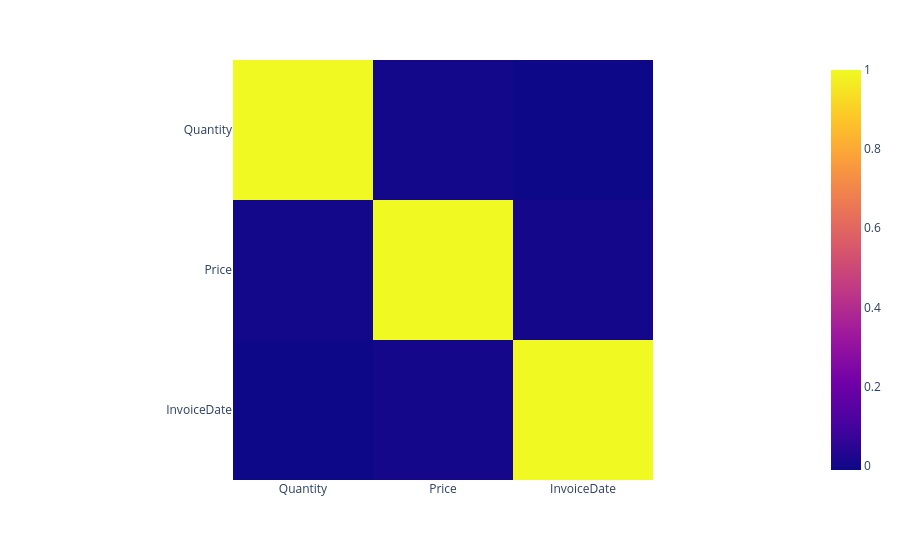

Notebook code cell kept with this figure:
### Code cell
profile_df(df_retail)

### Figure 1 — Plotly figure (JSON) as saved in the notebook; plotly's stock layout.template omitted (floating-point values rounded to 4 significant figures)
{"data": [{"coloraxis": "coloraxis", "hovertemplate": "x: %{x}<br>y: %{y}<br>color: %{z}<extra></extra>", "name": "0", "type": "heatmap", "x": ["Quantity", "Price", "InvoiceDate"], "xaxis": "x", "y": ["Quantity", "Price", "InvoiceDate"], "yaxis": "y", "z": [[1.0, -0.001931, -0.01125], [-0.001931, 1.0, 0.003088], [-0.01125, 0.003088, 1.0]]}], "layout": {"coloraxis": {"colorscale": [[0, "#0d0887"], [0.1111, "#46039f"], [0.2222, "#7201a8"], [0.3333, "#9c179e"], [0.4444, "#bd3786"], [0.5556, "#d8576b"], [0.6667, "#ed7953"], [0.7778, "#fb9f3a"], [0.8889, "#fdca26"], [1, "#f0f921"]]}, "margin": {"t": 60}, "xaxis": {"anchor": "y", "constrain": "domain", "domain": [0, 1], "scaleanchor": "y"}, "yaxis": {"anchor": "x", "autorange": "reversed", "constrain": "domain", "domain": [0, 1]}}}
